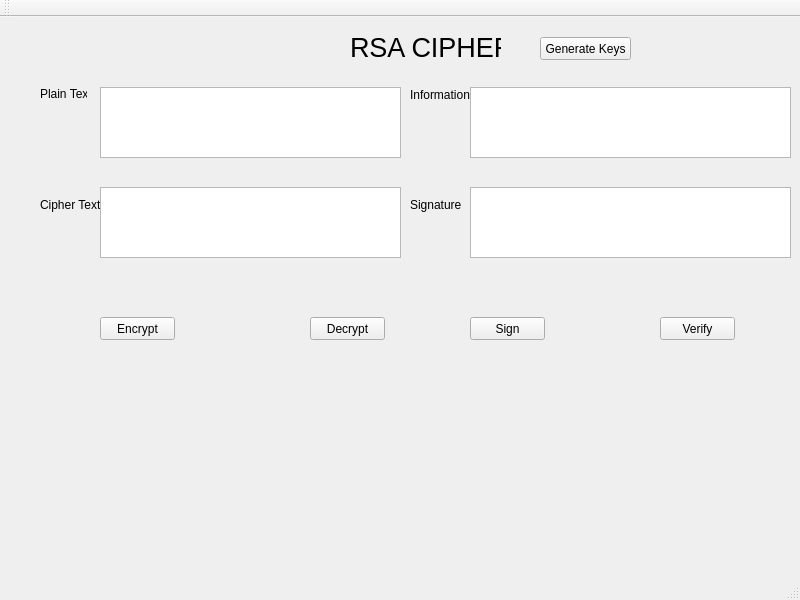
<?xml version="1.0" encoding="UTF-8"?>
<ui version="4.0">
 <class>MainWindow</class>
 <widget class="QMainWindow" name="MainWindow">
  <property name="geometry">
   <rect>
    <x>0</x>
    <y>0</y>
    <width>800</width>
    <height>600</height>
   </rect>
  </property>
  <property name="windowTitle">
   <string>MainWindow</string>
  </property>
  <widget class="QWidget" name="centralwidget">
   <widget class="QLabel" name="label">
    <property name="geometry">
     <rect>
      <x>350</x>
      <y>0</y>
      <width>151</width>
      <height>61</height>
     </rect>
    </property>
    <property name="font">
     <font>
      <pointsize>20</pointsize>
     </font>
    </property>
    <property name="text">
     <string>RSA CIPHER</string>
    </property>
   </widget>
   <widget class="QLabel" name="label_p">
    <property name="geometry">
     <rect>
      <x>40</x>
      <y>70</y>
      <width>47</width>
      <height>13</height>
     </rect>
    </property>
    <property name="text">
     <string>Plain Text</string>
    </property>
   </widget>
   <widget class="QLabel" name="label_c">
    <property name="geometry">
     <rect>
      <x>40</x>
      <y>180</y>
      <width>61</width>
      <height>16</height>
     </rect>
    </property>
    <property name="text">
     <string>Cipher Text</string>
    </property>
   </widget>
   <widget class="QLabel" name="label_i">
    <property name="geometry">
     <rect>
      <x>410</x>
      <y>70</y>
      <width>61</width>
      <height>16</height>
     </rect>
    </property>
    <property name="text">
     <string>Information</string>
    </property>
   </widget>
   <widget class="QLabel" name="label_s">
    <property name="geometry">
     <rect>
      <x>410</x>
      <y>180</y>
      <width>61</width>
      <height>16</height>
     </rect>
    </property>
    <property name="text">
     <string>Signature</string>
    </property>
   </widget>
   <widget class="QTextEdit" name="txt_plain_text">
    <property name="geometry">
     <rect>
      <x>100</x>
      <y>70</y>
      <width>301</width>
      <height>71</height>
     </rect>
    </property>
   </widget>
   <widget class="QTextEdit" name="txt_cipher_text">
    <property name="geometry">
     <rect>
      <x>100</x>
      <y>170</y>
      <width>301</width>
      <height>71</height>
     </rect>
    </property>
   </widget>
   <widget class="QTextEdit" name="txt_info">
    <property name="geometry">
     <rect>
      <x>470</x>
      <y>70</y>
      <width>321</width>
      <height>71</height>
     </rect>
    </property>
   </widget>
   <widget class="QTextEdit" name="txt_sign">
    <property name="geometry">
     <rect>
      <x>470</x>
      <y>170</y>
      <width>321</width>
      <height>71</height>
     </rect>
    </property>
   </widget>
   <widget class="QPushButton" name="btn_encrypt">
    <property name="geometry">
     <rect>
      <x>100</x>
      <y>300</y>
      <width>75</width>
      <height>23</height>
     </rect>
    </property>
    <property name="text">
     <string>Encrypt</string>
    </property>
   </widget>
   <widget class="QPushButton" name="btn_decrypt">
    <property name="geometry">
     <rect>
      <x>310</x>
      <y>300</y>
      <width>75</width>
      <height>23</height>
     </rect>
    </property>
    <property name="text">
     <string>Decrypt</string>
    </property>
   </widget>
   <widget class="QPushButton" name="btn_sign">
    <property name="geometry">
     <rect>
      <x>470</x>
      <y>300</y>
      <width>75</width>
      <height>23</height>
     </rect>
    </property>
    <property name="text">
     <string>Sign</string>
    </property>
   </widget>
   <widget class="QPushButton" name="btn_verify">
    <property name="geometry">
     <rect>
      <x>660</x>
      <y>300</y>
      <width>75</width>
      <height>23</height>
     </rect>
    </property>
    <property name="text">
     <string>Verify</string>
    </property>
   </widget>
   <widget class="QPushButton" name="btn_gen_keys">
    <property name="geometry">
     <rect>
      <x>540</x>
      <y>20</y>
      <width>91</width>
      <height>23</height>
     </rect>
    </property>
    <property name="text">
     <string>Generate Keys</string>
    </property>
   </widget>
  </widget>
  <widget class="QMenuBar" name="menubar">
   <property name="geometry">
    <rect>
     <x>0</x>
     <y>0</y>
     <width>800</width>
     <height>21</height>
    </rect>
   </property>
  </widget>
  <widget class="QStatusBar" name="statusbar"/>
  <widget class="QToolBar" name="toolBar">
   <property name="windowTitle">
    <string>toolBar</string>
   </property>
   <attribute name="toolBarArea">
    <enum>TopToolBarArea</enum>
   </attribute>
   <attribute name="toolBarBreak">
    <bool>false</bool>
   </attribute>
  </widget>
 </widget>
 <resources/>
 <connections/>
</ui>
